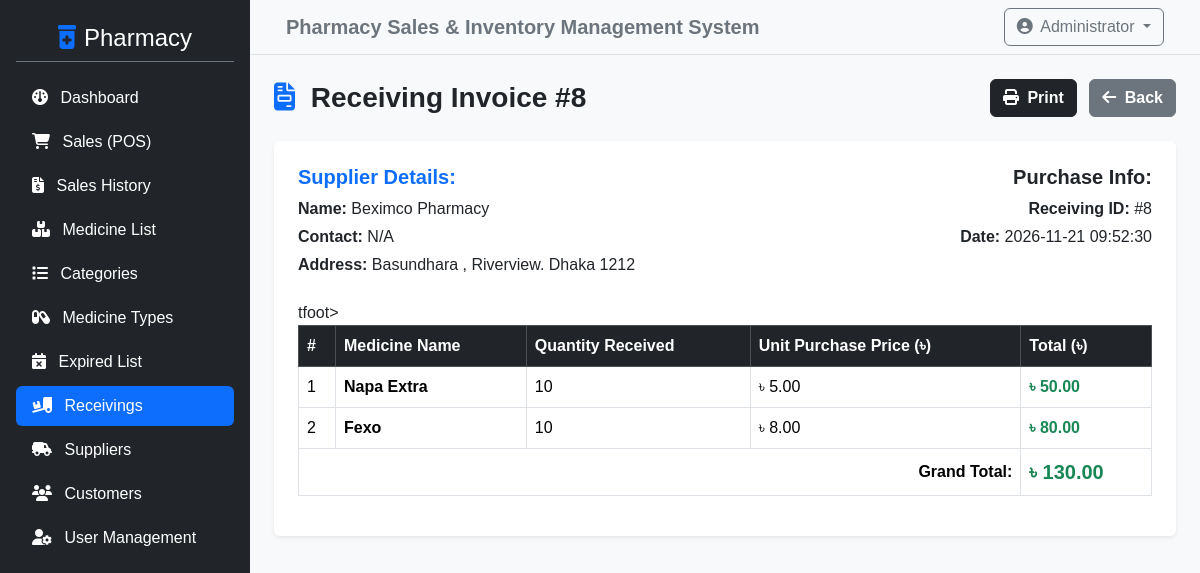
Screenshot of /admin/view_receiving.php?id=8 (signed in) with the database file from the repository.
### tables this page shows
CREATE TABLE `receiving_list` (
  `id` int NOT NULL,
  `supplier_id` int NOT NULL,
  `total_items` int NOT NULL,
  `total_amount` decimal(10,2) NOT NULL,
  `date_created` datetime DEFAULT CURRENT_TIMESTAMP
);

CREATE TABLE `supplier_list` (
  `id` int NOT NULL,
  `supplier_name` varchar(255) NOT NULL,
  `contact_person` varchar(255) DEFAULT NULL,
  `phone` varchar(50) NOT NULL,
  `email` varchar(100) DEFAULT NULL,
  `address` text
);

CREATE TABLE `receiving_items` (
  `id` int NOT NULL,
  `receiving_id` int NOT NULL,
  `product_id` int NOT NULL,
  `qty` int NOT NULL,
  `price` decimal(10,2) NOT NULL,
  `total` decimal(10,2) NOT NULL
);

CREATE TABLE `product_list` (
  `id` int NOT NULL,
  `category_id` int NOT NULL,
  `type_id` int DEFAULT NULL,
  `sku` varchar(50) NOT NULL,
  `price` double NOT NULL,
  `name` varchar(150) NOT NULL,
  `measurement` varchar(50) DEFAULT NULL,
  `description` text NOT NULL,
  `prescription` tinyint(1) NOT NULL DEFAULT '0',
  `expiry_date` date DEFAULT NULL,
  `supplier_id` int DEFAULT NULL,
  `quantity` int DEFAULT '0'
);

### admin/view_receiving.php (the view, shortened to what this page needs)
<?php
include '../config/db_connect.php';
$id = intval($_GET['id'] ?? 0);
$rec_q = $conn->query("SELECT r.*, s.supplier_name, s.phone, s.address
                       FROM receiving_list r
                       LEFT JOIN supplier_list s ON r.supplier_id = s.id
                       WHERE r.id = $id");
$receiving = $rec_q->fetch_assoc();
$items_q = $conn->query("SELECT ri.*, p.name as product_name
                         FROM receiving_items ri
                         LEFT JOIN product_list p ON ri.product_id = p.id
                         WHERE ri.receiving_id = $id");
?>
<?php include '../includes/header.php'; ?>
<div class="d-flex">
    <?php include '../includes/sidebar.php'; ?>
    <div class="w-100 bg-light min-vh-100">
        <?php include '../includes/topbar.php'; ?>
        <div class="container-fluid p-4">
            <div class="d-flex justify-content-between align-items-center mb-4">
                <h3 class="fw-bold mb-0"><i class="fa-solid fa-file-invoice me-2 text-primary"></i> Receiving Invoice #<?php echo $receiving['id']; ?></h3>
                <div>
                    <button onclick="window.print();" class="btn btn-dark fw-bold me-2"><i class="fa-solid fa-print me-1"></i> Print</button>
                    <a href="receivings.php" class="btn btn-secondary fw-bold"><i class="fa-solid fa-arrow-left me-1"></i> Back</a>
                </div>
            </div>
            <div class="card shadow-sm border-0 p-4 bg-white">
                <div class="row mb-4">
                    <div class="col-sm-6">
                        <h5 class="fw-bold text-primary">Supplier Details:</h5>
                        <p class="mb-1"><strong>Name:</strong> <?php echo htmlspecialchars($receiving['supplier_name'] ?? 'N/A'); ?></p>
                        <p class="mb-1"><strong>Contact:</strong> <?php echo htmlspecialchars($receiving['contact'] ?? 'N/A'); ?></p>
                        <p class="mb-0"><strong>Address:</strong> <?php echo htmlspecialchars($receiving['address'] ?? 'N/A'); ?></p>
                    </div>
                    <div class="col-sm-6 text-sm-end">
                        <h5 class="fw-bold text-dark">Purchase Info:</h5>
                        <p class="mb-1"><strong>Receiving ID:</strong> #<?php echo $receiving['id']; ?></p>
                        <p class="mb-0"><strong>Date:</strong> <?php echo $receiving['date_created']; ?></p>
                    </div>
                </div>
                <div class="table-responsive">
                    <table class="table table-bordered align-middle">
                        <thead class="table-dark">
                            <tr>
                                <th>#</th>
                                <th>Medicine Name</th>
                                <th>Quantity Received</th>
                                <th>Unit Purchase Price (৳)</th>
                                <th>Total (৳)</th>
                            </tr>
                        </thead>
                        <tbody>
                            <?php if ($items_q && $items_q->num_rows > 0): ?>
                                <?php $i = 1; while ($item = $items_q->fetch_assoc()): ?>
                                    <tr>
                                        <td><?php echo $i++; ?></td>
                                        <td class="fw-bold"><?php echo htmlspecialchars($item['product_name']); ?></td>
                                        <td><?php echo $item['qty']; ?></td>
                                        <td>৳ <?php echo number_format($item['price'], 2); ?></td>
                                        <td class="fw-bold text-success">৳ <?php echo number_format($item['total'], 2); ?></td>
                                    </tr>
                                <?php endwhile; ?>
                            <?php endif; ?>
                        </tbody>
                            <tr>
                                <th colspan="4" class="text-end">Grand Total:</th>
                                <th class="text-success fs-5">৳ <?php echo number_format($receiving['total_amount'], 2); ?></th>
                            </tr>
                    </table>
                </div>
            </div>
        </div>
    </div>
</div>
<?php include '../includes/footer.php'; ?>

### assets/css/style.css (style rules this page uses)
body { font-family: 'Segoe UI', Tahoma, Geneva, Verdana, sans-serif; background-color: #f8f9fa; }
body { background-color: #f8f9fa; font-family: Arial, sans-serif; }

### includes/header.php (style rules this page uses)
.sidebar + .w-100, .sidebar + .flex-grow-1 { margin-left: 250px; min-width: 0; }

### rows the page displays
receiving_list: id "8", supplier_list.supplier_name "Beximco Pharmacy", supplier_list.address "Basundhara , Riverview. Dhaka 1212", date_created "2026-11-21 09:52:30", total_amount "130.00"
receiving_items: product_list.name "Napa Extra", qty "10", price "5.00", total "50.00"
receiving_items: product_list.name "Fexo", qty "10", price "8.00", total "80.00"

### other values shown
$receiving['contact'] "N/A"
